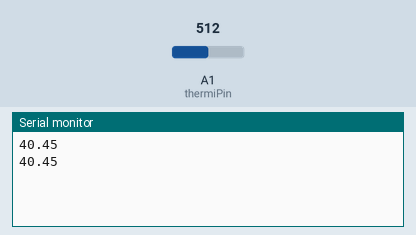
The sketch below on a simulated Arduino Uno, built with avr-gcc and run on an emulated ATmega328P. Shown: the last lines printed to the serial monitor. Inputs (shaded band) come from the test bench; at power-on: A1 (thermiPin) = 512.

Above: at 1.8 s.
1.9 s: A1 (thermiPin) set to 0
At 2.4 s:
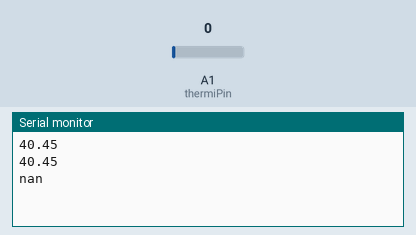
4.5 s: A1 (thermiPin) set to 122
At 5.8 s:
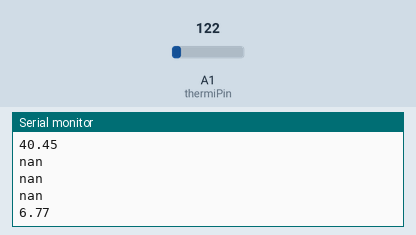

The sketch:

tempcalculator.ino
```cpp
int thermiPin = 1;
double a = -5.267471887*pow(10,-6);
double b = 3.113422131*pow(10,-4);
double c = -2.548596102*pow(10, -7);
double voltsPerUnit = .0049; //Will be used to calculate error in temp
double Vin = 5.00;
double constantResistance = 100000.0;

void setup(){
  Serial.begin(9600);
}

void loop(){
  int gamma = analogRead(thermiPin);
  double tempInKelvin = convertArduinoReadingToKelvin(gamma);
  double tempInCelsius = tempInKelvin - 273.15;
  Serial.println(tempInCelsius);
  delay(1000);
}

double convertArduinoReadingToKelvin(int reading){
  double Vout = reading*voltsPerUnit;
  double thermiResistance = (Vin*constantResistance)/Vout - constantResistance;
  double logResistance = log(thermiResistance);
  double lambda = 1/(a + b*logResistance + c*logResistance*logResistance*logResistance);
  return lambda;
}
```

Measured:
- after the input at 1.9 s, the serial monitor: prints a new line after 0.10 s (image 1)
- after the input at 4.5 s, the serial monitor: prints a new line after 0.50 s (image 2)
